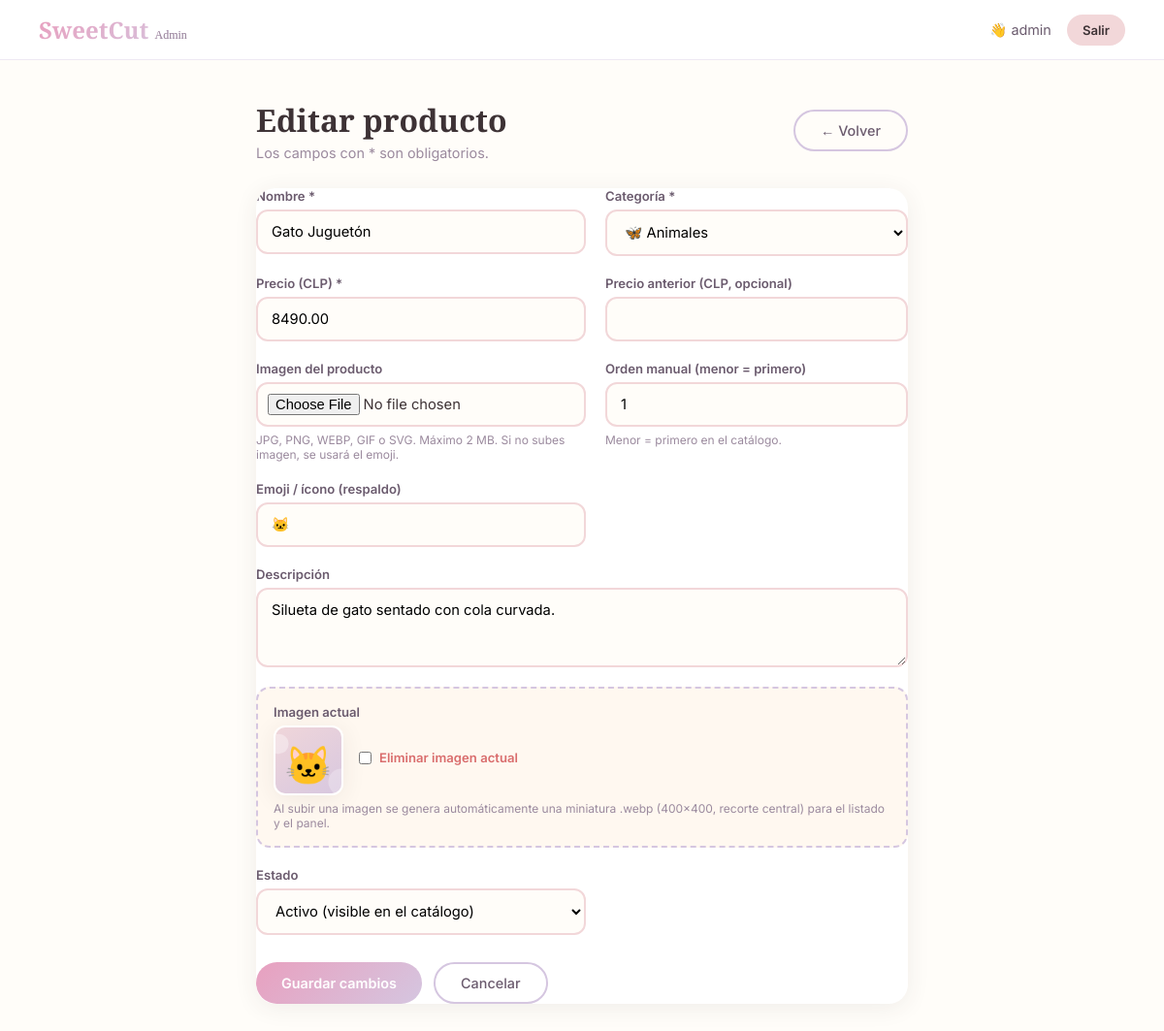
The page /admin/product-form.php?id=4 (signed in) on the database its author committed.
### tables this page shows
CREATE TABLE IF NOT EXISTS products (
  id INT AUTO_INCREMENT PRIMARY KEY,
  name VARCHAR(100) NOT NULL,
  category VARCHAR(20) NOT NULL,
  description TEXT,
  price DECIMAL(10,2) NOT NULL,
  old_price DECIMAL(10,2) DEFAULT NULL,
  emoji VARCHAR(10) DEFAULT NULL,
  image VARCHAR(255) DEFAULT NULL,
  image_thumb VARCHAR(255) DEFAULT NULL,
  sort_order INT DEFAULT 0,
  active TINYINT(1) DEFAULT 1,
  created_at TIMESTAMP DEFAULT CURRENT_TIMESTAMP
);

CREATE TABLE IF NOT EXISTS categories (
  id INT AUTO_INCREMENT PRIMARY KEY,
  name VARCHAR(50) UNIQUE NOT NULL,
  label VARCHAR(50) NOT NULL,
  emoji VARCHAR(10) DEFAULT NULL,
  sort_order INT DEFAULT 0
);

### admin/product-form.php (the view, shortened to what this page needs)
<?php
require_once __DIR__ . '/../config/database.php';
$id = isset($_GET['id']) ? (int)$_GET['id'] : 0;
$product = null;
$isEdit = $id > 0;
if ($isEdit) {
    $stmt = $pdo->prepare("SELECT * FROM products WHERE id = ? LIMIT 1");
    $stmt->execute([$id]);
    $product = $stmt->fetch();
}
$categories = $pdo->query("SELECT name, label, emoji FROM categories ORDER BY sort_order ASC, name ASC")->fetchAll();
?>
<!DOCTYPE html>
<html lang="es">
<head>
  <link rel="stylesheet" href="admin-style.css">
</head>
<body>
  <div class="admin-topbar">
    <div class="admin-logo">Sweet<span>Cut</span> <small>Admin</small></div>
    <div class="admin-user">
      <span>👋 <?= htmlspecialchars($_SESSION['admin_username']) ?></span>
      <a href="logout.php" class="btn-logout">Salir</a>
    </div>
  </div>
  <main class="admin-main admin-main-narrow">
    <div class="admin-header">
      <div>
        <h1><?= $isEdit ? 'Editar producto' : 'Nuevo producto' ?></h1>
        <p>Los campos con * son obligatorios.</p>
      </div>
      <a href="index.php" class="btn-secondary">← Volver</a>
    </div>
    <div class="table-card">
      <form method="POST" action="save-product.php" enctype="multipart/form-data">
        <div class="form-grid">
          <div class="form-group">
            <label for="name">Nombre *</label>
            <input type="text" id="name" name="name" value="<?= htmlspecialchars($product['name'] ?? '') ?>" required>
          </div>
          <div class="form-group">
            <label for="category">Categoría *</label>
            <select id="category" name="category" required>
              <?php foreach ($categories as $c): ?>
                <option value="<?= htmlspecialchars($c['name']) ?>" <?= (isset($product['category']) && $product['category'] === $c['name']) ? 'selected' : '' ?>>
                  <?= htmlspecialchars(($c['emoji'] ?? '') . ' ' . ($c['label'] ?? $c['name'])) ?>
                </option>
              <?php endforeach; ?>
            </select>
          </div>
          <div class="form-group">
            <label for="price">Precio (CLP) *</label>
            <input type="number" id="price" name="price" step="1" min="0" value="<?= $product['price'] ?? '' ?>" required>
          </div>
          <div class="form-group">
            <label for="old_price">Precio anterior (CLP, opcional)</label>
            <input type="number" id="old_price" name="old_price" step="1" min="0" value="<?= $product['old_price'] ?? '' ?>">
          </div>
          <div class="form-group">
            <label for="image" class="label-upload">Imagen del producto</label>
            <input type="file" id="image" name="image" accept="image/jpeg,image/png,image/webp,image/gif,image/svg+xml">
            <small class="hint">JPG, PNG, WEBP, GIF o SVG. Máximo 2 MB. Si no subes imagen, se usará el emoji.</small>
          </div>
          <div class="form-group">
            <label for="sort_order">Orden manual (menor = primero)</label>
            <input type="number" id="sort_order" name="sort_order" step="1" value="<?= (int)($product['sort_order'] ?? 0) ?>">
            <small class="hint">Menor = primero en el catálogo.</small>
          </div>
          <div class="form-group">
            <label for="emoji">Emoji / ícono (respaldo)</label>
            <input type="text" id="emoji" name="emoji" maxlength="10" value="<?= htmlspecialchars($product['emoji'] ?? '') ?>" placeholder="Ej: ⭐ 🐱 🚀">
          </div>
          <div class="form-group form-group-full">
            <label for="description">Descripción</label>
            <textarea id="description" name="description" rows="3"><?= htmlspecialchars($product['description'] ?? '') ?></textarea>
          </div>
          <?php if ($isEdit && !empty($product['image'])): ?>
            <div class="form-group form-group-full form-image-preview">
                <label>Imagen actual</label>
                <div class="preview-row">
                  <img src="../<?= htmlspecialchars($product['image']) ?>" class="preview-img" alt="">
                  <label class="checkbox-label">
                    <input type="checkbox" name="remove_image" value="1"> Eliminar imagen actual
                  </label>
                </div>
                <small class="hint">Al subir una imagen se genera automáticamente una miniatura .webp (400×400, recorte central) para el listado y el panel.</small>
              </div>
          <?php endif; ?>
          <?php if ($isEdit): ?>
            <div class="form-group">
              <label for="active">Estado</label>
              <select id="active" name="active">
                <option value="1" <?= $product['active'] ? 'selected' : '' ?>>Activo (visible en el catálogo)</option>
              </select>
            </div>
          <?php endif; ?>
        </div>
        <div class="form-actions">
          <button type="submit" class="btn-primary"><?= $isEdit ? 'Guardar cambios' : 'Crear producto' ?></button>
          <a href="index.php" class="btn-secondary">Cancelar</a>
        </div>
      </form>
    </div>
  </main>
</body>
</html>

### admin/admin-style.css (style rules this page uses)
:root { --blush: #F2D7D9; --lavender: #D5C6E0; --mint: #C9E4CA; --peach: #F5CBA7; --sky: #B8D4E3; --cream: #FFF8F0; --warm-white: #FFFDF9; --text-dark: #3D3235; --text-medium: #6B5B6E; --text-light: #9B8A9E; --accent-rose: #E8A0BF; --accent-coral: #F19483; --card-shadow: 0 4px 24px rgba(61, 50, 53, 0.08); --danger: #D96C6C; }
* { margin: 0; padding: 0; box-sizing: border-box; }
body { font-family: 'Inter', sans-serif; background: var(--warm-white); color: var(--text-dark); }
h1, h2 { font-family: 'Playfair Display', serif; }
a { text-decoration: none; }
.admin-topbar { background: white; border-bottom: 1px solid rgba(213,198,224,0.4); padding: 14px 40px; display: flex; align-items: center; justify-content: space-between; position: sticky; top: 0; z-index: 10; }
.admin-logo { font-family: 'Playfair Display', serif; font-size: 1.5rem; font-weight: 700; background: linear-gradient(135deg, var(--accent-rose), var(--lavender)); -webkit-background-clip: text; -webkit-text-fill-color: transparent; background-clip: text; }
.admin-logo small { -webkit-text-fill-color: var(--text-light); font-size: 0.75rem; font-weight: 500; }
.admin-user { display: flex; align-items: center; gap: 16px; font-size: 0.9rem; color: var(--text-medium); }
.btn-logout { background: var(--blush); color: var(--text-dark); padding: 8px 16px; border-radius: 50px; font-size: 0.82rem; font-weight: 600; transition: background 0.3s; }
.admin-main { max-width: 1100px; margin: 0 auto; padding: 40px 24px 80px; }
.admin-main-narrow { max-width: 720px; }
.admin-header { display: flex; align-items: center; justify-content: space-between; gap: 16px; margin-bottom: 28px; flex-wrap: wrap; }
.admin-header h1 { font-size: 2rem; }
.admin-header p { color: var(--text-light); font-size: 0.9rem; margin-top: 4px; }
.btn-primary { background: linear-gradient(135deg, var(--accent-rose), var(--lavender)); color: white; border: none; padding: 12px 26px; border-radius: 50px; cursor: pointer; font-family: 'Inter', sans-serif; font-weight: 600; font-size: 0.9rem; transition: transform 0.3s, box-shadow 0.3s; display: inline-block; }
.btn-secondary { background: transparent; color: var(--text-medium); border: 2px solid var(--lavender); padding: 11px 26px; border-radius: 50px; cursor: pointer; font-family: 'Inter', sans-serif; font-weight: 500; font-size: 0.9rem; transition: border-color 0.3s, color 0.3s; display: inline-block; }
.table-card { background: white; border-radius: 20px; box-shadow: var(--card-shadow); overflow: hidden; }
.form-grid { display: grid; grid-template-columns: 1fr 1fr; gap: 20px; }
.form-group { display: flex; flex-direction: column; }
.form-group-full { grid-column: 1 / -1; }
.form-group label { font-size: 0.82rem; font-weight: 600; color: var(--text-medium); margin-bottom: 6px; }
.form-group input, .form-group select, .form-group textarea { padding: 12px 14px; border: 2px solid var(--blush); border-radius: 12px; font-family: 'Inter', sans-serif; font-size: 0.92rem; outline: none; background: var(--warm-white); transition: border-color 0.3s; }
.form-group input[type="file"] { padding: 10px; cursor: pointer; }
.form-group .hint { font-size: 0.75rem; color: var(--text-light); margin-top: 6px; }
.label-upload { display: block; }
.form-image-preview { background: var(--cream); padding: 16px; border-radius: 14px; border: 2px dashed var(--lavender); }
.preview-row { display: flex; align-items: center; gap: 16px; flex-wrap: wrap; }
.preview-img { width: 72px; height: 72px; object-fit: cover; border-radius: 12px; border: 2px solid white; box-shadow: var(--card-shadow); }
.checkbox-label { display: flex; align-items: center; gap: 8px; font-size: 0.85rem; color: var(--danger); cursor: pointer; }
.checkbox-label { color: var(--text-medium); }
.form-image-preview .checkbox-label { color: var(--danger); }
.form-actions { display: flex; gap: 12px; margin-top: 28px; }

### rows shown on the page
products: name "Gato Juguetón", category "🦋 Animales", price "8490.00", sort_order "1", emoji "🐱", description "Silueta de gato sentado con cola curvada.", image (picture), active "Activo (visible en el catálogo)"

### other values the page prints
$_SESSION['admin_username'] "admin"
